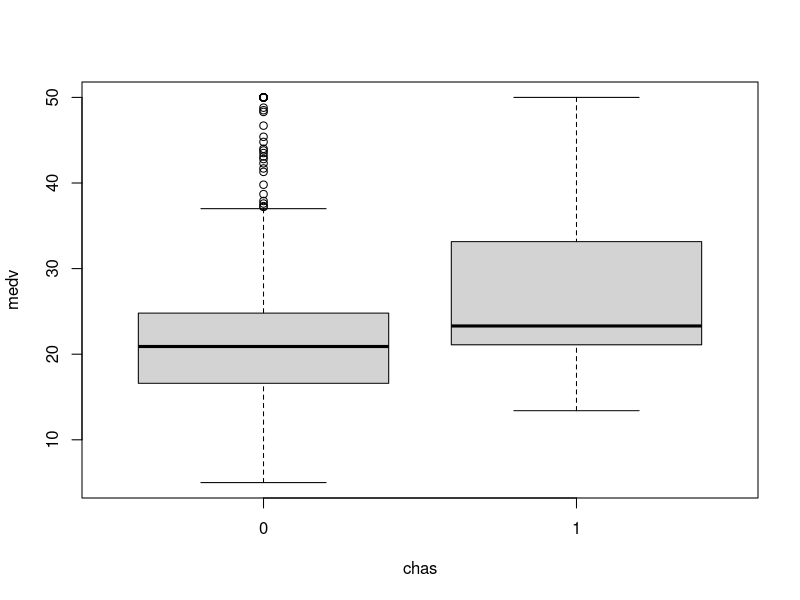
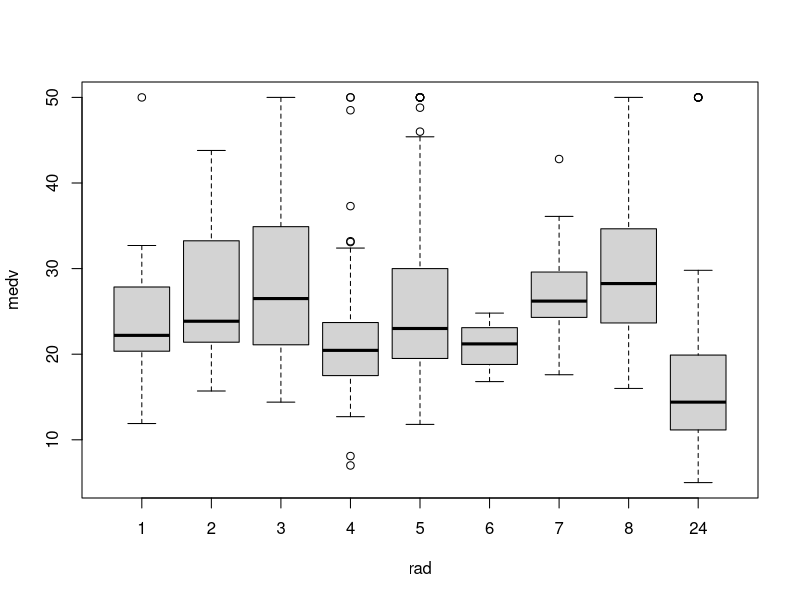
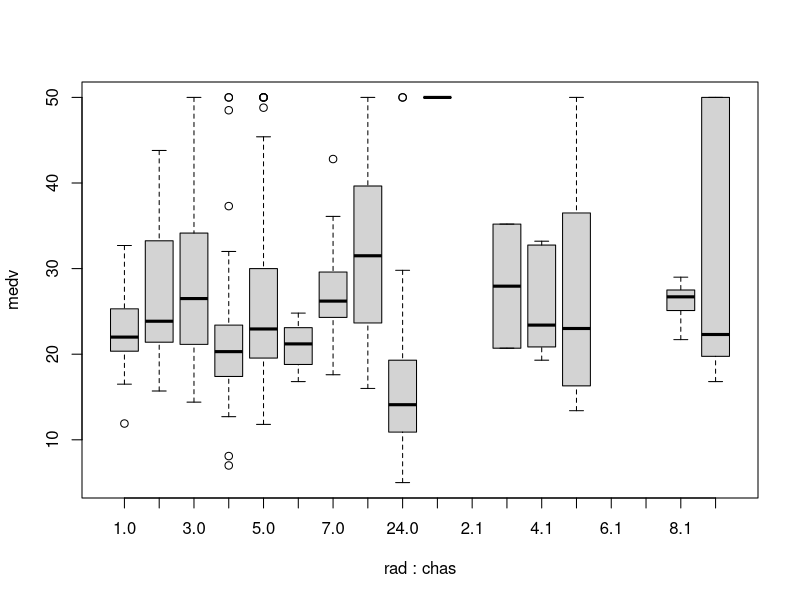
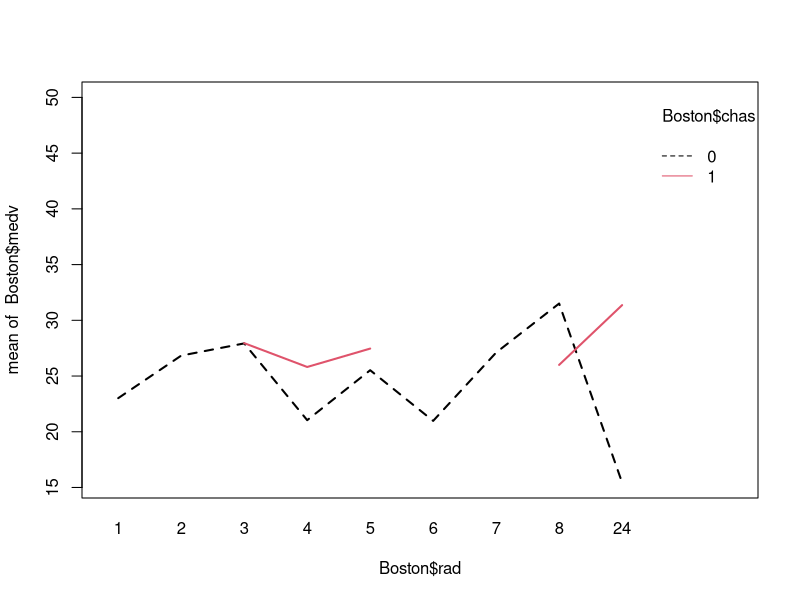
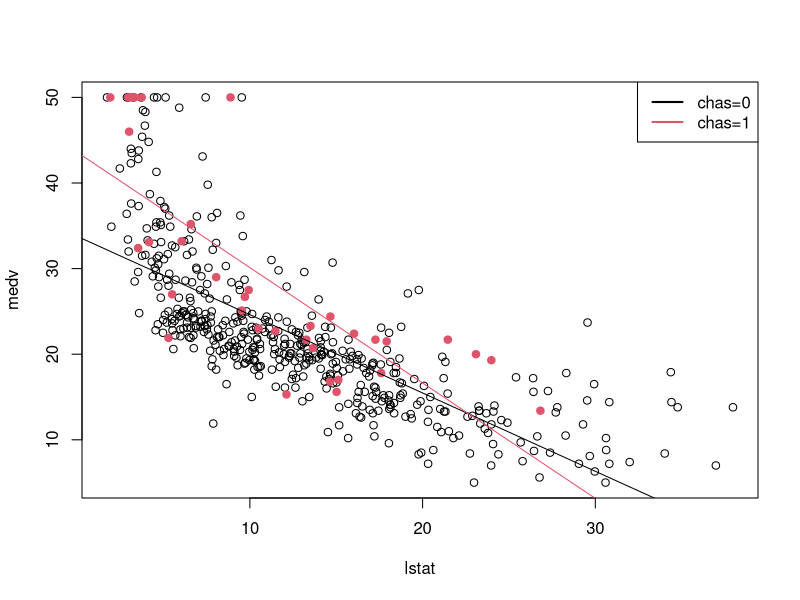

Reproduce these figures in R, in order.
library(MASS)
data(Boston)
boxplot(medv ~ chas, data = Boston)
model_chas <- lm(medv ~ chas, data = Boston)
anova(model_chas)

#(b)
boxplot(medv ~ rad, data = Boston)
model_rad <- lm(medv ~ rad, data = Boston)
anova(model_rad)

#(c)
boxplot(medv ~ rad*chas, data = Boston)
interaction.plot( Boston$rad, Boston$chas, Boston$medv, fixed = TRUE, col = 1:9, lwd = 2) 
model_rad_chas <- lm(medv ~ rad*chas, data = Boston)
anova(model_rad_chas)

#(d)
m0 = lm(medv[chas==0] ~ lstat[chas==0], data=Boston)
m1 = lm(medv[chas==1] ~ lstat[chas==1], data=Boston)
lstat_seq <- seq(min(Boston$lstat), max(Boston$lstat), length.out = 100)
plot(Boston$lstat[Boston$chas==0], Boston$medv[Boston$chas==0], pch = 1,col=1,xlab="lstat",ylab="medv")
points(Boston$lstat[Boston$chas==1], Boston$medv[Boston$chas==1], col = 2, pch = 19)
abline(m0,col=1)
abline(m1,col=2)
legend("topright",legend=c("chas=0","chas=1"),col=1:2, lwd = 2, cex=1)
m3 = lm(medv ~ lstat*chas, data=Boston)
anova(m3)